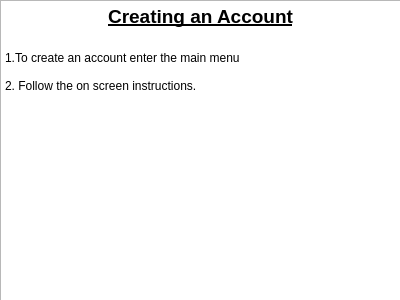
<?xml version="1.0" encoding="UTF-8"?>
<ui version="4.0">
 <class>Dialog</class>
 <widget class="QDialog" name="Dialog">
  <property name="geometry">
   <rect>
    <x>0</x>
    <y>0</y>
    <width>400</width>
    <height>300</height>
   </rect>
  </property>
  <property name="windowTitle">
   <string>Dialog</string>
  </property>
  <widget class="QTextBrowser" name="textBrowser">
   <property name="geometry">
    <rect>
     <x>0</x>
     <y>0</y>
     <width>401</width>
     <height>301</height>
    </rect>
   </property>
   <property name="html">
    <string>&lt;!DOCTYPE HTML PUBLIC &quot;-//W3C//DTD HTML 4.0//EN&quot; &quot;http://www.w3.org/TR/REC-html40/strict.dtd&quot;&gt;
&lt;html&gt;&lt;head&gt;&lt;meta name=&quot;qrichtext&quot; content=&quot;1&quot; /&gt;&lt;style type=&quot;text/css&quot;&gt;
p, li { white-space: pre-wrap; }
&lt;/style&gt;&lt;/head&gt;&lt;body style=&quot; font-family:'MS Shell Dlg 2'; font-size:8.25pt; font-weight:400; font-style:normal;&quot;&gt;
&lt;p align=&quot;center&quot; style=&quot; margin-top:0px; margin-bottom:0px; margin-left:0px; margin-right:0px; -qt-block-indent:0; text-indent:0px;&quot;&gt;&lt;span style=&quot; font-size:14pt; font-weight:600; text-decoration: underline;&quot;&gt;Creating an Account&lt;/span&gt;&lt;/p&gt;
&lt;p style=&quot;-qt-paragraph-type:empty; margin-top:0px; margin-bottom:0px; margin-left:0px; margin-right:0px; -qt-block-indent:0; text-indent:0px; font-size:14pt; font-weight:600; text-decoration: underline;&quot;&gt;&lt;br /&gt;&lt;/p&gt;
&lt;p style=&quot; margin-top:0px; margin-bottom:0px; margin-left:0px; margin-right:0px; -qt-block-indent:0; text-indent:0px;&quot;&gt;&lt;span style=&quot; font-size:9pt;&quot;&gt;1.To create an account enter the main menu&lt;/span&gt;&lt;/p&gt;
&lt;p style=&quot;-qt-paragraph-type:empty; margin-top:0px; margin-bottom:0px; margin-left:0px; margin-right:0px; -qt-block-indent:0; text-indent:0px; font-size:9pt;&quot;&gt;&lt;br /&gt;&lt;/p&gt;
&lt;p style=&quot; margin-top:0px; margin-bottom:0px; margin-left:0px; margin-right:0px; -qt-block-indent:0; text-indent:0px;&quot;&gt;&lt;span style=&quot; font-size:9pt;&quot;&gt;2. Follow the on screen instructions. &lt;/span&gt;&lt;/p&gt;
&lt;p style=&quot;-qt-paragraph-type:empty; margin-top:0px; margin-bottom:0px; margin-left:0px; margin-right:0px; -qt-block-indent:0; text-indent:0px; font-size:9pt;&quot;&gt;&lt;br /&gt;&lt;/p&gt;&lt;/body&gt;&lt;/html&gt;</string>
   </property>
  </widget>
 </widget>
 <resources/>
 <connections/>
</ui>
